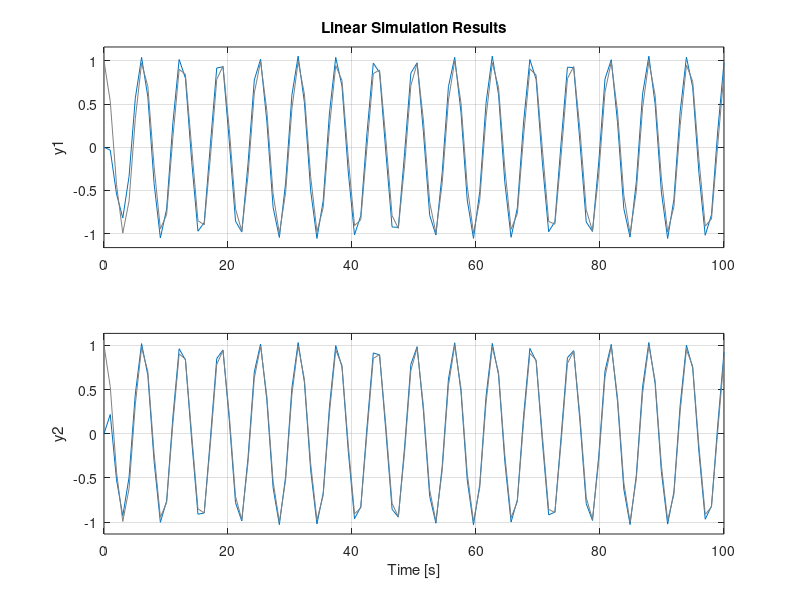

MATLAB code to generate this figure:
m1 = 290;
m2 = 59;
b1 = 1000;
k1 = 16182;
k2 = 19000;
A = [0 0 1 0; 0 0 0 1; -k1/m1 k1/m1 -b1/m1 b1/m1; k1/m2  -(k1+k2)/m2 b1/m2 -b1/m2];
B = [0 0 0 k2/m2]';
C = [1 0 0 0; 0 1 0 0];
D = [0 0]';
sys = ss(A, B, C, D);
t = linspace(0,100);
u = cos(t);
lsim(sys, u, t)